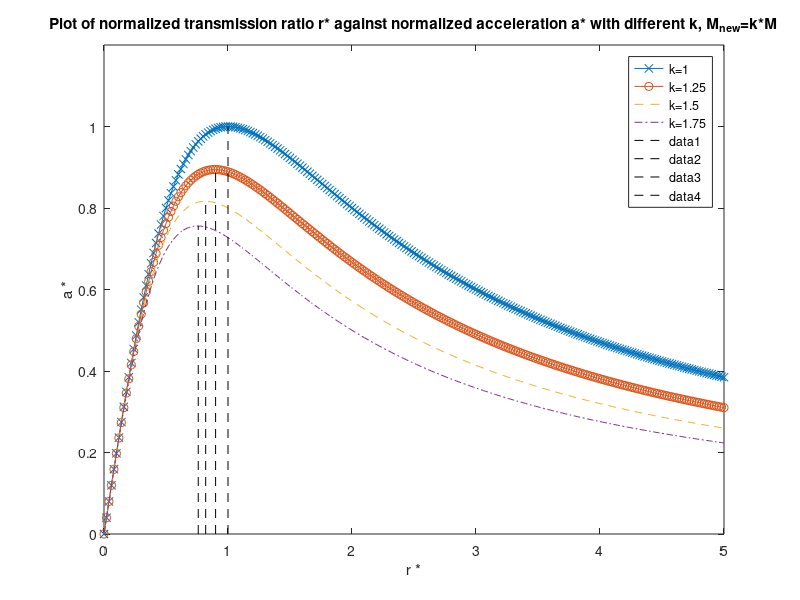

Source code (MATLAB):
T = 3;
M = 4*[1,1.25,1.5,1.75];
J = 1;

r_norm = zeros(length(M),1)
a_norm = zeros(length(M),1)
delta = 0.02

line_legend = ['1','2','3','4'];
line_style = {'-x','-o','--','-.'}


r_opt = sqrt(J/M(1))

for t = delta:delta:5
    r_ = t*r_opt;
    a_tmp =zeros(1,4);
    r_tmp =zeros(1,4);
    for j = 1:length(M)
        a_norm_ = (T/(J/r_+r_*M(j)));
        a_tmp(j) = a_norm_;
        r_tmp(j) = t;
    end
    r_norm = [r_norm, r_tmp.'];
    a_norm = [a_norm, a_tmp.'];
end

[n_max,i_max] = max(a_norm(1,:));
for  j = 1:length(M)    
    [n__,i_max] = max(a_norm(j,:));
    a_norm(j,:) = a_norm(j,:)/n_max;
    x_max(j) = (i_max-1)*delta;   
    y_max(j) = n__/n_max;
end
for j = 1:length(M)
    plot(r_norm(j,:),a_norm(j,:),line_style{j})
    hold on
end
legend('k=1','k=1.25','k=1.5','k=1.75');

for j = 1:length(M)
    plot([x_max(j) x_max(j)],[0 y_max(j)],'--k');
end

title('Plot of normalized transmission ratio r* against normalized acceleration a* with different k, M_{new}=k*M');
% x_ticks = sort([x_max(2:end),0:0.5:5]);
% xticks(x_ticks);
ylim([0,1.2]);
xlabel('r *');
ylabel('a *');